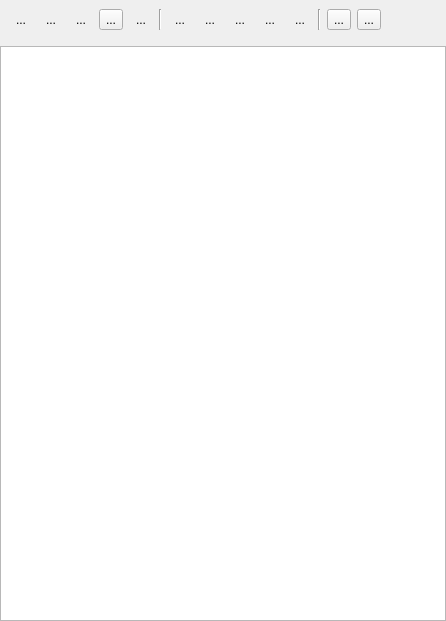
<?xml version="1.0" encoding="UTF-8"?>
<ui version="4.0">
 <class>NaviOfflineLogsScopes</class>
 <widget class="QWidget" name="NaviOfflineLogsScopes">
  <property name="geometry">
   <rect>
    <x>0</x>
    <y>0</y>
    <width>446</width>
    <height>621</height>
   </rect>
  </property>
  <property name="sizePolicy">
   <sizepolicy hsizetype="Expanding" vsizetype="Expanding">
    <horstretch>0</horstretch>
    <verstretch>0</verstretch>
   </sizepolicy>
  </property>
  <property name="windowTitle">
   <string>Form</string>
  </property>
  <layout class="QHBoxLayout" name="horizontalLayout_2">
   <property name="spacing">
    <number>0</number>
   </property>
   <property name="leftMargin">
    <number>0</number>
   </property>
   <property name="topMargin">
    <number>0</number>
   </property>
   <property name="rightMargin">
    <number>0</number>
   </property>
   <property name="bottomMargin">
    <number>0</number>
   </property>
   <item>
    <layout class="QVBoxLayout" name="verticalLayout">
     <property name="spacing">
      <number>7</number>
     </property>
     <item alignment="Qt::AlignmentFlag::AlignLeft">
      <widget class="QWidget" name="widget" native="true">
       <property name="sizePolicy">
        <sizepolicy hsizetype="Preferred" vsizetype="Preferred">
         <horstretch>0</horstretch>
         <verstretch>0</verstretch>
        </sizepolicy>
       </property>
       <property name="minimumSize">
        <size>
         <width>0</width>
         <height>0</height>
        </size>
       </property>
       <layout class="QHBoxLayout" name="horizontalLayout">
        <item>
         <widget class="QToolButton" name="toolCollapse">
          <property name="toolTip">
           <string>Connect to log collector</string>
          </property>
          <property name="statusTip">
           <string>Collapse or expand log scopes.</string>
          </property>
          <property name="text">
           <string>...</string>
          </property>
          <property name="icon">
           <iconset theme="list-remove"/>
          </property>
          <property name="checkable">
           <bool>true</bool>
          </property>
          <property name="checked">
           <bool>false</bool>
          </property>
          <property name="autoRaise">
           <bool>true</bool>
          </property>
         </widget>
        </item>
        <item>
         <widget class="QToolButton" name="toolDbOpen">
          <property name="toolTip">
           <string>Open log file</string>
          </property>
          <property name="statusTip">
           <string>Opens log file</string>
          </property>
          <property name="text">
           <string>...</string>
          </property>
          <property name="icon">
           <iconset theme="document-open"/>
          </property>
          <property name="checkable">
           <bool>true</bool>
          </property>
          <property name="checked">
           <bool>false</bool>
          </property>
          <property name="autoRaise">
           <bool>true</bool>
          </property>
         </widget>
        </item>
        <item>
         <widget class="QToolButton" name="toolDbClose">
          <property name="toolTip">
           <string>Close log file</string>
          </property>
          <property name="statusTip">
           <string>Close log file</string>
          </property>
          <property name="text">
           <string>...</string>
          </property>
          <property name="icon">
           <iconset theme="system-log-out"/>
          </property>
          <property name="autoRaise">
           <bool>true</bool>
          </property>
         </widget>
        </item>
        <item>
         <widget class="QToolButton" name="toolRefresh">
          <property name="toolTip">
           <string>Refresh Navigator</string>
          </property>
          <property name="statusTip">
           <string>Refresh Navigator and reset filters</string>
          </property>
          <property name="text">
           <string>...</string>
          </property>
          <property name="icon">
           <iconset theme="view-refresh"/>
          </property>
         </widget>
        </item>
        <item>
         <widget class="QToolButton" name="toolFind">
          <property name="toolTip">
           <string>Refresh file system view</string>
          </property>
          <property name="statusTip">
           <string>Find log message</string>
          </property>
          <property name="text">
           <string>...</string>
          </property>
          <property name="icon">
           <iconset theme="edit-find"/>
          </property>
          <property name="checkable">
           <bool>false</bool>
          </property>
          <property name="autoRaise">
           <bool>true</bool>
          </property>
         </widget>
        </item>
        <item>
         <widget class="Line" name="line_2">
          <property name="orientation">
           <enum>Qt::Orientation::Vertical</enum>
          </property>
         </widget>
        </item>
        <item>
         <widget class="QToolButton" name="toolError">
          <property name="toolTip">
           <string>Show or hide log error priority</string>
          </property>
          <property name="text">
           <string>...</string>
          </property>
          <property name="icon">
           <iconset theme="dialog-error"/>
          </property>
          <property name="checkable">
           <bool>true</bool>
          </property>
          <property name="autoRaise">
           <bool>true</bool>
          </property>
         </widget>
        </item>
        <item>
         <widget class="QToolButton" name="toolWarning">
          <property name="toolTip">
           <string>Show or hide log warning priority</string>
          </property>
          <property name="statusTip">
           <string>Show or hide log warning priority</string>
          </property>
          <property name="text">
           <string>...</string>
          </property>
          <property name="icon">
           <iconset theme="dialog-warning"/>
          </property>
          <property name="checkable">
           <bool>true</bool>
          </property>
          <property name="autoRaise">
           <bool>true</bool>
          </property>
         </widget>
        </item>
        <item>
         <widget class="QToolButton" name="toolInformation">
          <property name="toolTip">
           <string>Show or hide log information priority</string>
          </property>
          <property name="statusTip">
           <string>Show or hide log information priority</string>
          </property>
          <property name="text">
           <string>...</string>
          </property>
          <property name="icon">
           <iconset theme="dialog-information"/>
          </property>
          <property name="checkable">
           <bool>true</bool>
          </property>
          <property name="autoRaise">
           <bool>true</bool>
          </property>
         </widget>
        </item>
        <item>
         <widget class="QToolButton" name="toolDebug">
          <property name="toolTip">
           <string>Delete selected file / folder</string>
          </property>
          <property name="statusTip">
           <string>Show or hide log debug priority</string>
          </property>
          <property name="text">
           <string>...</string>
          </property>
          <property name="icon">
           <iconset theme="format-justify-left"/>
          </property>
          <property name="checkable">
           <bool>true</bool>
          </property>
          <property name="autoRaise">
           <bool>true</bool>
          </property>
         </widget>
        </item>
        <item>
         <widget class="QToolButton" name="toolScopes">
          <property name="toolTip">
           <string>Refresh file system view</string>
          </property>
          <property name="statusTip">
           <string>Show or hide log scopes</string>
          </property>
          <property name="text">
           <string>...</string>
          </property>
          <property name="icon">
           <iconset theme="media-playlist-shuffle"/>
          </property>
          <property name="checkable">
           <bool>true</bool>
          </property>
          <property name="autoRaise">
           <bool>true</bool>
          </property>
         </widget>
        </item>
        <item>
         <widget class="Line" name="line">
          <property name="orientation">
           <enum>Qt::Orientation::Vertical</enum>
          </property>
         </widget>
        </item>
        <item>
         <widget class="QToolButton" name="toolMoveBottom">
          <property name="toolTip">
           <string>Move at bottom of logs</string>
          </property>
          <property name="whatsThis">
           <string>Click to move to bottom of the logs</string>
          </property>
          <property name="text">
           <string>...</string>
          </property>
          <property name="icon">
           <iconset theme="go-down"/>
          </property>
         </widget>
        </item>
        <item>
         <widget class="QToolButton" name="toolMoveTop">
          <property name="toolTip">
           <string>Move at top of logs</string>
          </property>
          <property name="whatsThis">
           <string>Click to move to top of the logs</string>
          </property>
          <property name="text">
           <string>...</string>
          </property>
          <property name="icon">
           <iconset theme="go-up"/>
          </property>
         </widget>
        </item>
       </layout>
      </widget>
     </item>
     <item>
      <widget class="QTreeView" name="treeView">
       <property name="autoFillBackground">
        <bool>false</bool>
       </property>
       <property name="sizeAdjustPolicy">
        <enum>QAbstractScrollArea::SizeAdjustPolicy::AdjustToContents</enum>
       </property>
       <property name="editTriggers">
        <set>QAbstractItemView::EditTrigger::EditKeyPressed</set>
       </property>
       <property name="showDropIndicator" stdset="0">
        <bool>false</bool>
       </property>
       <property name="alternatingRowColors">
        <bool>false</bool>
       </property>
       <property name="iconSize">
        <size>
         <width>10</width>
         <height>10</height>
        </size>
       </property>
       <property name="rootIsDecorated">
        <bool>false</bool>
       </property>
       <attribute name="headerVisible">
        <bool>false</bool>
       </attribute>
      </widget>
     </item>
    </layout>
   </item>
  </layout>
 </widget>
 <resources/>
 <connections/>
</ui>
